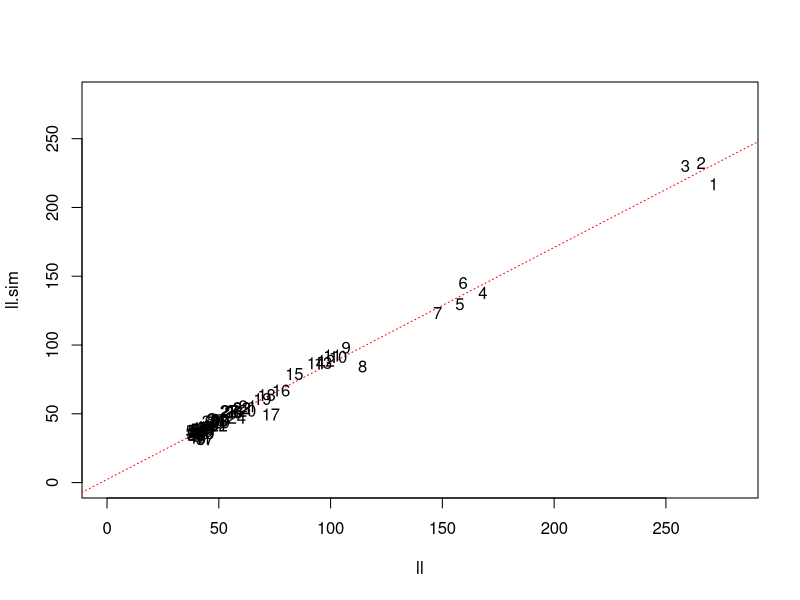
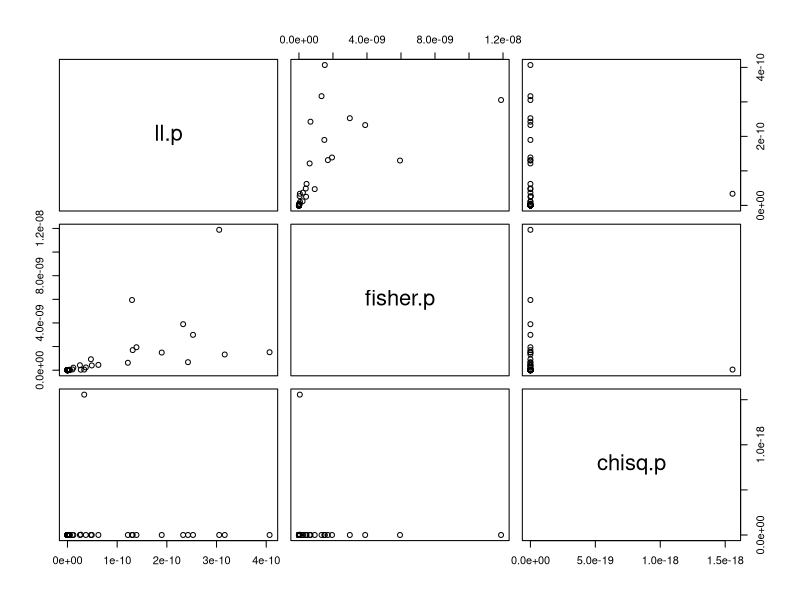
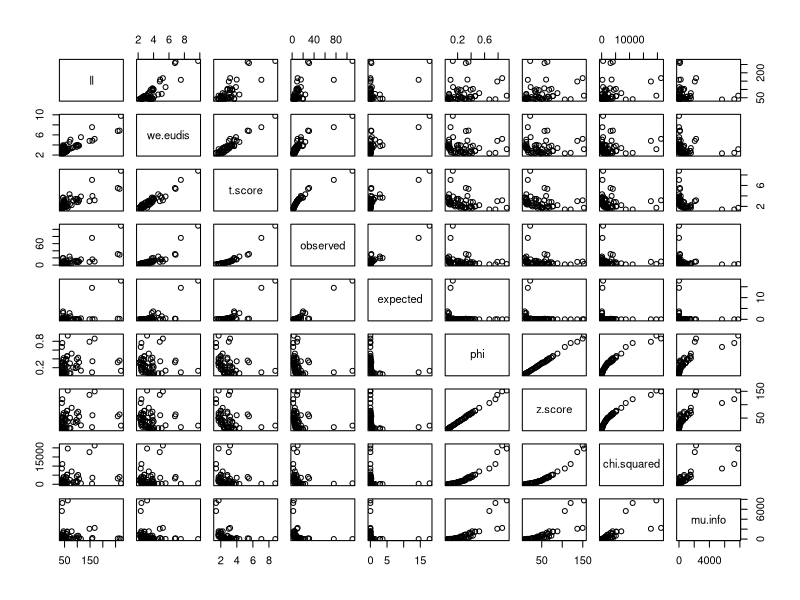
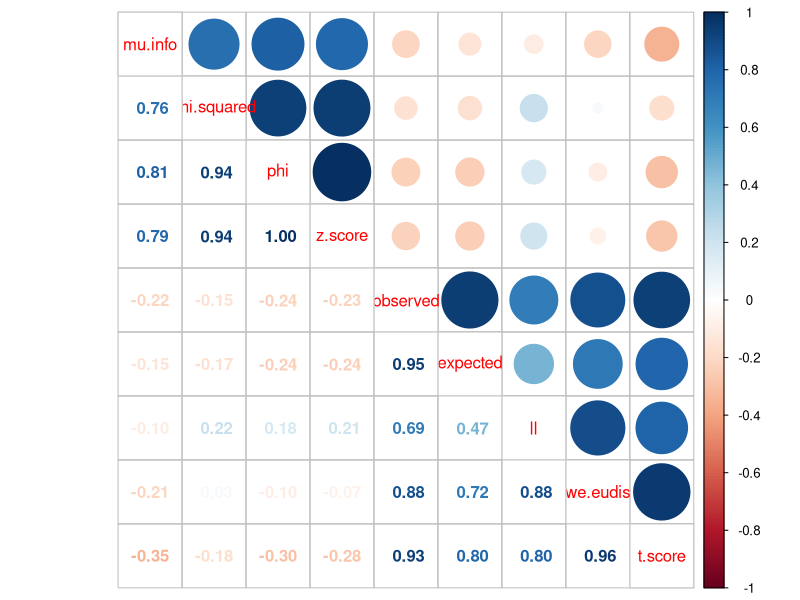
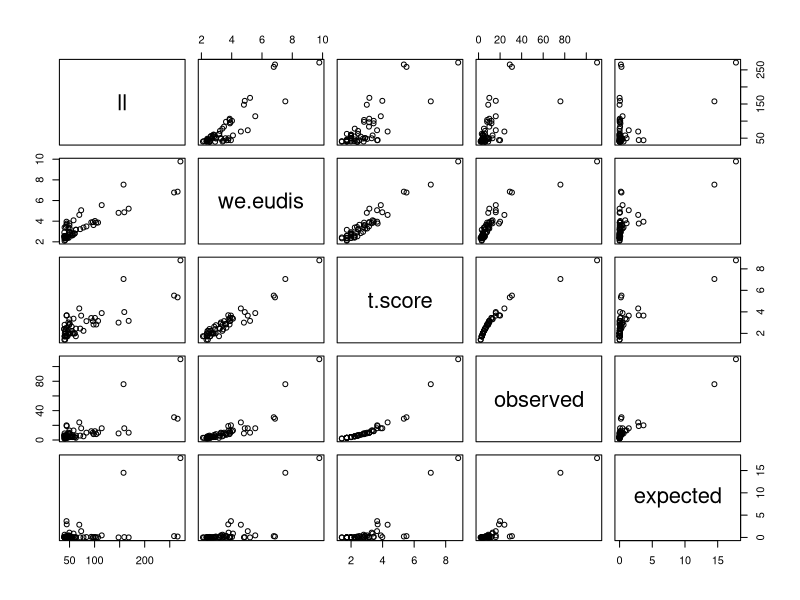
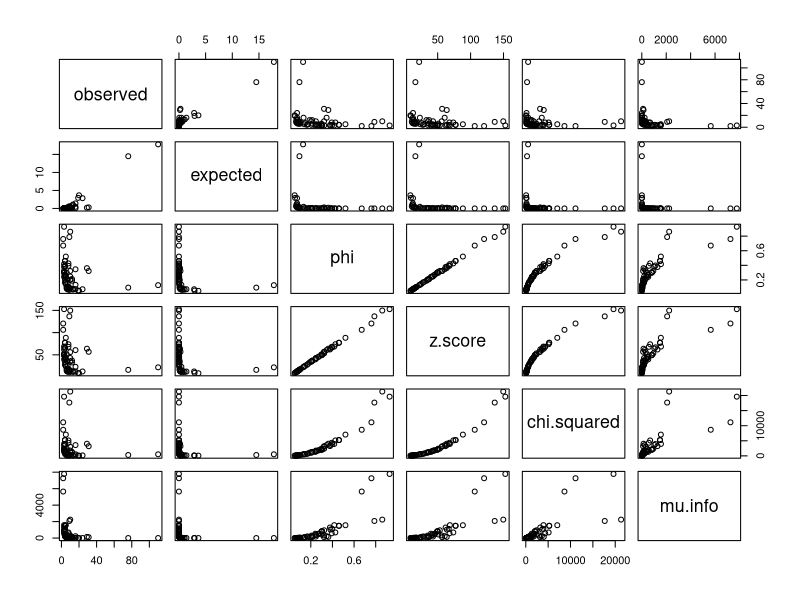
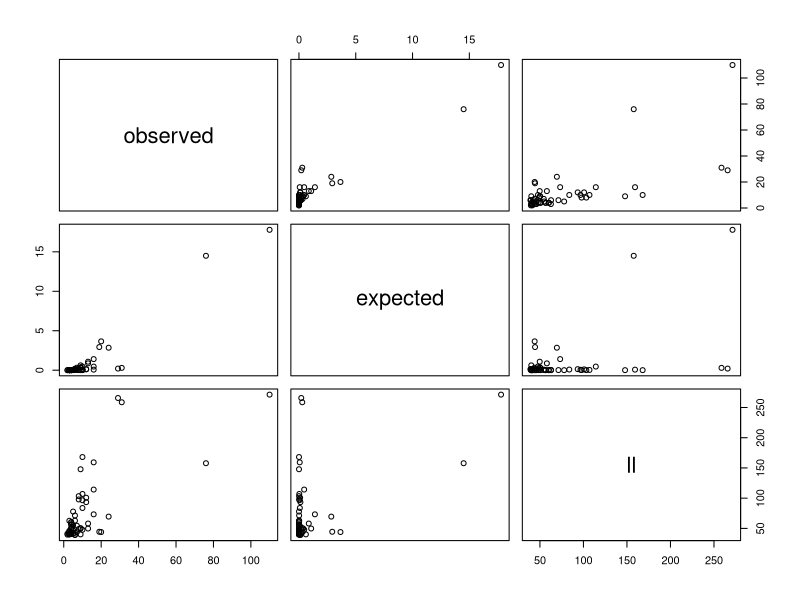

Generate these figures, in order, with R:
## ---- chunk 1
knitr::opts_chunk$set(echo = TRUE,
      fig.align='center', fig.height=7, fig.width=7, fig.dpi=300)
## ---- chunk 2
bigram <- read.table("170803_log_likelihood_test_for_text_data.tsv", header=TRUE, sep="\t", quote=NULL, row.names=NULL)

# 논문에 이미 계산된 Log likelihood ratio 값 제거
bigram <- bigram[,c(2:5)]   

# 관찰빈도
head(bigram)
## ---- chunk 3
matrix_with_smooth <- function( vec ){
  
  matrix(vec, 2) + 0.25  # + 0.25 : smoothing
  
}

n <- sum( bigram[1,] )

e.bigram <- apply( bigram, 1, function(vec){ as.vector( chisq.test( matrix_with_smooth(vec) )$expected ) })

e.bigram <- as.data.frame( t(e.bigram) )

colnames(e.bigram) <- c("e11", "e10", "e01", "e00")

# 기대빈도
head(e.bigram)
## ---- chunk 4
loglikelihood <- function( vec ){
  
  o <- matrix_with_smooth(vec)
  e <- chisq.test(o)$expected
  ll <- -2 * sum( o * log( e / o) )
  round(ll, 2)

}


loglikelihood_simple <- function( vec ){
  
  o <- matrix_with_smooth(vec)
  e <- chisq.test(o)$expected
  ll.s <-  2 * ( o[1,1] * log( o[1,1] / e[1,1]) - o[1,1] + e[1,1] )  
  round(ll.s, 2)
  
}


fisher.exact <- function( vec ){
  
  o <- matrix_with_smooth(vec)
  fisher.test(o)$p.value
  
}


chi_squared <- function( vec ){
  
  o <- matrix_with_smooth(vec)
  chisq.test(o)$statistic

}

chi_squared_test <- function( vec ){
  
  o <- matrix_with_smooth(vec)
  chisq.test(o)$p.value

}

phi_coefficient <- function( vec ){
  
  o <- matrix_with_smooth(vec)
  rs <- rowSums(o)
  cs <- colSums(o)
  ( ( o[1,1] * o[2,2] ) - ( o[1,2] * o[2,1]) ) / sqrt( rs[1] * rs[2] * cs[1] * cs[2] )
  
}
## ---- chunk 5
ll <- apply(bigram, 1, loglikelihood)
ll.sim <- apply(bigram, 1, loglikelihood_simple)
## ---- chunk 6
plot(ll, ll.sim, xlim=c(0,280), ylim=c(0,280), type="n")
abline( lm(ll.sim~ll), col="red", lty="dotted" )
text( ll, ll.sim, labels=rownames(bigram))
## ---- chunk 7
fisher.p <- apply(bigram, 1, fisher.exact)
chisq.p <- apply(bigram, 1, chi_squared_test)
ll.p <- sapply( ll, function(x){ pchisq(x, df=1, lower.tail=FALSE) })

plot( data.frame(ll.p=ll.p, fisher.p=fisher.p, chisq.p=chisq.p ))
## ---- chunk 8
# Chi Squared
chi.squared <- apply(bigram, 1, chi_squared)

# weighted Euclidean distance
we.eudis <- apply( (bigram - e.bigram)^2 / (bigram + e.bigram), 1, function(v){ sqrt( sum(v) ) })

# mutual information
mu.info <- bigram[,1] / e.bigram[,1]

# t-score
t.score <- ( bigram$o11 - e.bigram$e11 ) / sqrt( bigram$o11 )

# z-score
z.score <- ( bigram$o11 - e.bigram$e11 ) / sqrt( e.bigram$e11 )

# phi coefficient
phi <- apply(bigram, 1, phi_coefficient)

associations <- data.frame( 
  ll=ll, we.eudis=we.eudis, t.score=t.score, 
  observed=bigram$o11, expected=e.bigram$e11,
  phi=phi, z.score=z.score, chi.squared=chi.squared, mu.info=mu.info)

plot( associations )
## ---- chunk 9
library(corrplot)
cor_coeff <- cor( associations )
corrplot.mixed( cor_coeff, order ="hclust")
## ---- chunk 10
# Group A
plot( associations[,c(1:5)] )
## ---- chunk 11
# Group B
plot( associations[,c(4:9)] )
## ---- chunk 12
plot( data.frame( observed=bigram$o11, expected=e.bigram$e11, ll=ll ) )
